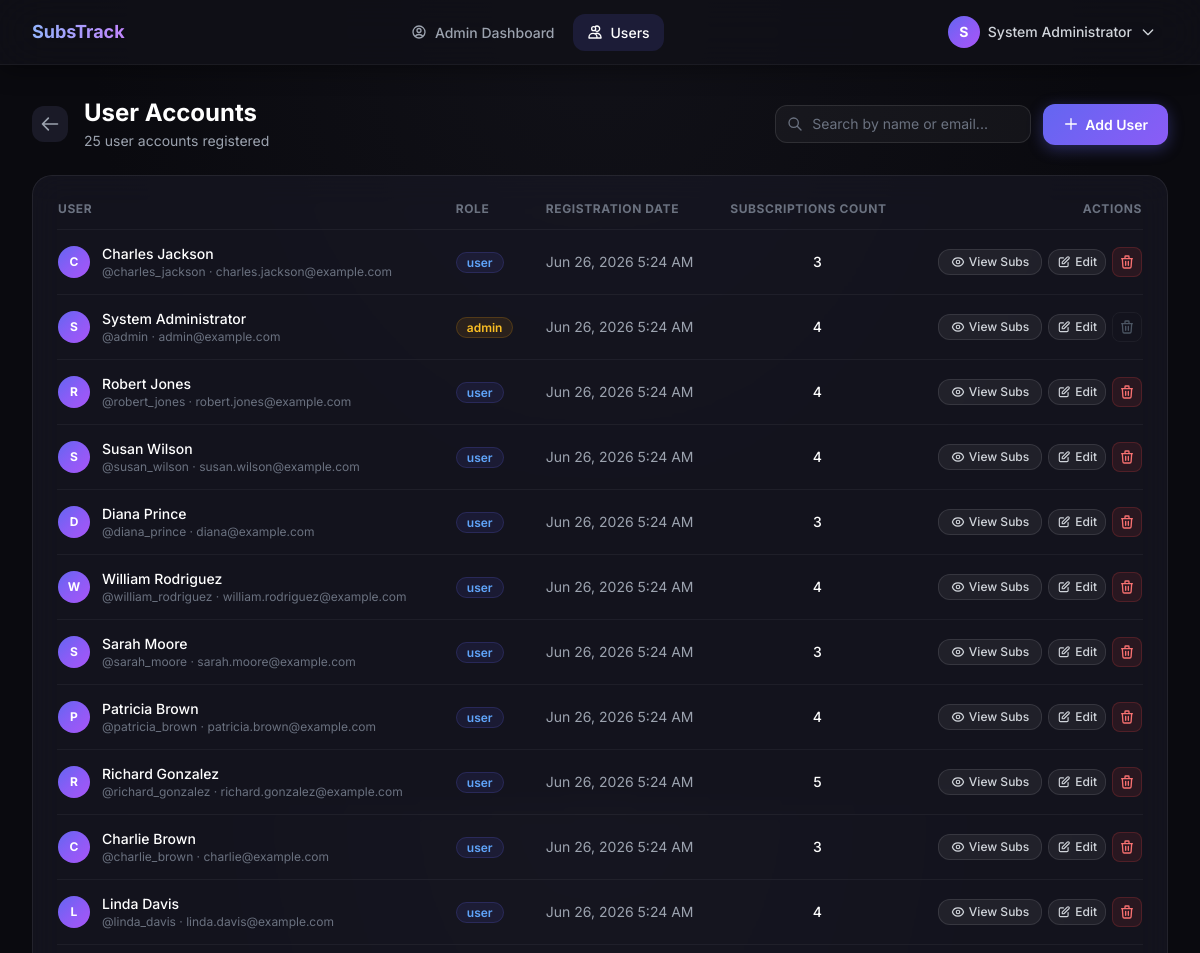
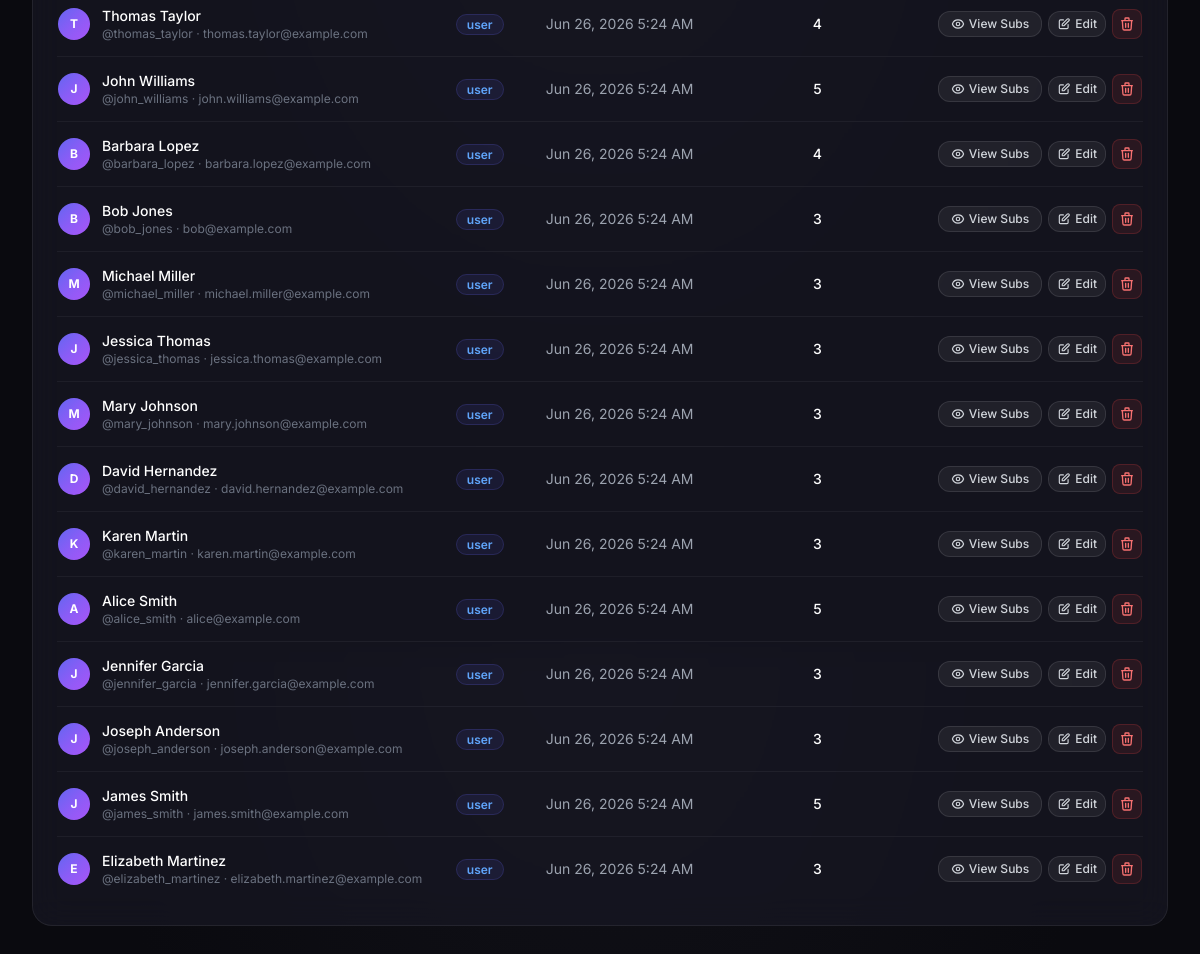
The app's page /admin/users (signed in) with its own data (2 pictures, top to bottom).
### tables this page shows
CREATE TABLE IF NOT EXISTS users (
    id           INT UNSIGNED    NOT NULL AUTO_INCREMENT,
    username     VARCHAR(50)     NOT NULL,
    full_name    VARCHAR(100)    NOT NULL,
    email        VARCHAR(150)    NOT NULL,
    password     VARCHAR(255)    NOT NULL,
    role         ENUM('admin','user') NOT NULL DEFAULT 'user',
    created_at   TIMESTAMP       NOT NULL DEFAULT CURRENT_TIMESTAMP,
    updated_at   TIMESTAMP       NOT NULL DEFAULT CURRENT_TIMESTAMP ON UPDATE CURRENT_TIMESTAMP,
    PRIMARY KEY (id),
    UNIQUE KEY uq_users_email    (email),
    UNIQUE KEY uq_users_username (username)
);

### controllers/AdminController.php (called while the page is built, shortened)
<?php
require_once dirname(__DIR__) . '/models/User.php';
require_once dirname(__DIR__) . '/models/Subscription.php';
require_once __DIR__ . '/Session.php';
class AdminController
{
    private User $userModel;
    public function __construct()
    {
        $this->userModel = new User();
    }
    public function users(): void
    {
        $query = trim($_GET['q'] ?? '');
        if ($query !== '') {
            $users = $this->userModel->searchUsers($query);
        } else {
            $users = $this->userModel->getAll();
        }
        require_once dirname(__DIR__) . '/views/admin/users.php';
    }
}

### config/database.php (called while the page is built, shortened)
<?php
class Database
{
    private static ?PDO $instance = null;
    public static function getInstance(): PDO
    {
        if (self::$instance === null) {
            $host    = $_ENV['DB_HOST']    ?? '127.0.0.1';
            $port    = $_ENV['DB_PORT']    ?? '3306';
            $dbname  = $_ENV['DB_NAME']    ?? 'subscription_tracker';
            $user    = $_ENV['DB_USER']    ?? 'root';
            $pass    = $_ENV['DB_PASS']    ?? '';
            $charset = $_ENV['DB_CHARSET'] ?? 'utf8mb4';
            $dsn = "mysql:host={$host};port={$port};dbname={$dbname};charset={$charset}";
            $options = [
                PDO::ATTR_ERRMODE            => PDO::ERRMODE_EXCEPTION,
                PDO::ATTR_DEFAULT_FETCH_MODE => PDO::FETCH_ASSOC,
                PDO::ATTR_EMULATE_PREPARES   => false,
                PDO::MYSQL_ATTR_FOUND_ROWS   => true,
                PDO::ATTR_TIMEOUT            => 5,
            ];
            try {
                self::$instance = new PDO($dsn, $user, $pass, $options);
            } catch (PDOException $e) {
                error_log('[Database] Connection failed: ' . $e->getMessage());
                die(json_encode(['error' => 'Database connection failed. Please try again later.']));
            }
        }
        return self::$instance;
    }
}

### models/User.php (called while the page is built, shortened)
<?php
require_once dirname(__DIR__) . '/config/database.php';
class User
{
    private PDO $db;
    public function __construct()
    {
        $this->db = Database::getInstance();
    }
    public function getAll(): array
    {
        $stmt = $this->db->prepare(
            'SELECT u.id, u.username, u.full_name, u.email, u.role, u.created_at, COUNT(s.id) AS subscription_count
             FROM users u
             LEFT JOIN subscriptions s ON u.id = s.user_id
             GROUP BY u.id
             ORDER BY u.created_at DESC'
        );
        $stmt->execute();
        return $stmt->fetchAll();
    }
}

### controllers/Session.php (called while the page is built, shortened)
<?php
class Session
{
    public static function get(string $key, mixed $default = null): mixed
    {
        return $_SESSION[$key] ?? $default;
    }
}

### views/admin/users.php (the view, shortened to what this page needs)
<?php
$users           = $users ?? [];
$query           = $query ?? '';
require_once __DIR__ . '/../layout/header.php';
require_once __DIR__ . '/../layout/navbar.php';
$loggedInAdminId = (int) \Session::get('user_id');
?>
<div class="min-h-screen">
    <main class="max-w-7xl mx-auto px-4 sm:px-6 lg:px-8 py-8 space-y-6">
        <div class="flex flex-col sm:flex-row sm:items-center sm:justify-between gap-4">
            <div class="flex items-center gap-4">
                <a href="/admin"
                   class="p-2 rounded-xl bg-surface-700 hover:bg-surface-600 text-gray-400 hover:text-white transition-all duration-200"
                   aria-label="Go back">
                    <svg class="w-5 h-5" fill="none" viewBox="0 0 24 24" stroke="currentColor">
                        <path stroke-linecap="round" stroke-linejoin="round" stroke-width="2" d="M10 19l-7-7m0 0l7-7m-7 7h18"/>
                    </svg>
                </a>
                <div>
                    <h1 class="text-2xl font-bold text-white">User Accounts</h1>
                    <p class="text-gray-400 text-sm mt-0.5"><?= count($users) ?> user accounts registered</p>
                </div>
            </div>
            <div class="flex items-center gap-3 w-full sm:w-auto">
                <form method="GET" action="/admin/users" class="relative flex-1 sm:flex-initial">
                    <span class="absolute left-3 top-1/2 -translate-y-1/2 text-gray-500">
                        <svg class="w-4 h-4" fill="none" viewBox="0 0 24 24" stroke="currentColor">
                            <path stroke-linecap="round" stroke-linejoin="round" stroke-width="2" d="M21 21l-6-6m2-5a7 7 0 11-14 0 7 7 0 0114 0z" />
                        </svg>
                    </span>
                    <input type="text" name="q" placeholder="Search by name or email..."
                        value="<?= htmlspecialchars($query ?? '', ENT_QUOTES) ?>"
                        class="form-input pl-9 py-2 text-sm w-full sm:w-64 focus:w-80 transition-all duration-300" />
                </form>
                <a href="/admin/users/create" class="btn-primary whitespace-nowrap">
                    <svg class="w-4 h-4 mr-1.5 inline" fill="none" viewBox="0 0 24 24" stroke="currentColor">
                        <path stroke-linecap="round" stroke-linejoin="round" stroke-width="2" d="M12 4v16m8-8H4" />
                    </svg>
                    Add User
                </a>
            </div>
        </div>
        <div class="glass-card p-6">
            <?php if (empty($users)): ?>
                <div class="flex flex-col items-center justify-center py-16 text-center">
                    <div class="w-16 h-16 rounded-full bg-surface-600 flex items-center justify-center mb-4">
                        <svg class="w-8 h-8 text-gray-500" fill="none" viewBox="0 0 24 24" stroke="currentColor">
                            <path stroke-linecap="round" stroke-linejoin="round" stroke-width="2" d="M12 4.354a4 4 0 110 5.292M15 21H3v-1a6 6 0 0112 0v1zm0 0h6v-1a6 6 0 00-9-5.197M13 7a3 3 0 11-6 0 3 3 0 016 0z" />
                        </svg>
                    </div>
                    <h3 class="text-white font-medium">No users found</h3>
                    <p class="text-gray-500 text-xs mt-1">Try resetting your search query.</p>
                    <a href="/admin/users" class="btn-secondary text-xs mt-4">Reset Filter</a>
                </div>
            <?php else: ?>
                <div class="overflow-x-auto">
                    <table class="w-full text-left border-collapse">
                        <thead>
                            <tr class="border-b border-white/5 text-xs text-gray-500 uppercase tracking-wider font-semibold">
                                <th class="pb-3 pr-4 cursor-pointer select-none hover:text-white transition-colors duration-150 sort-header group" data-sort="name">
                                    <div class="flex items-center gap-1.5">
                                        <span>User</span>
                                    </div>
                                </th>
                                <th class="pb-3 px-4 cursor-pointer select-none hover:text-white transition-colors duration-150 sort-header group" data-sort="role">
                                    <div class="flex items-center gap-1.5">
                                        <span>Role</span>
                                    </div>
                                </th>
                                <th class="pb-3 px-4 cursor-pointer select-none hover:text-white transition-colors duration-150 sort-header group" data-sort="registrationDate">
                                    <div class="flex items-center gap-1.5">
                                        <span>Registration Date</span>
                                    </div>
                                </th>
                                <th class="pb-3 px-4 cursor-pointer select-none hover:text-white transition-colors duration-150 sort-header group" data-sort="subscriptionsCount">
                                    <div class="flex items-center justify-center gap-1.5">
                                        <span>Subscriptions Count</span>
                                    </div>
                                </th>
                                <th class="pb-3 pl-4 text-right">Actions</th>
                            </tr>
                        </thead>
                        <tbody class="divide-y divide-white/5 text-sm">
                            <?php foreach ($users as $u): ?>
                                <tr class="hover:bg-white/[0.01] transition-colors duration-150"
                                    data-name="<?= htmlspecialchars($u['full_name'], ENT_QUOTES) ?>"
                                    data-role="<?= htmlspecialchars($u['role'], ENT_QUOTES) ?>"
                                    data-date="<?= htmlspecialchars($u['created_at'], ENT_QUOTES) ?>"
                                    data-subs="<?= (int)$u['subscription_count'] ?>">
                                    <td class="py-3.5 pr-4 flex items-center gap-3">
                                        <div class="w-8 h-8 rounded-full bg-gradient-brand flex items-center justify-center text-xs font-bold text-white">
                                            <?= htmlspecialchars(strtoupper(substr($u['full_name'], 0, 1)), ENT_QUOTES) ?>
                                        </div>
                                        <div class="min-w-0">
                                            <p class="font-medium text-white truncate"><?= htmlspecialchars($u['full_name'], ENT_QUOTES) ?></p>
                                            <p class="text-xs text-gray-500 truncate">@<?= htmlspecialchars($u['username'], ENT_QUOTES) ?> · <?= htmlspecialchars($u['email'], ENT_QUOTES) ?></p>
                                        </div>
                                    </td>
                                    <td class="py-3.5 px-4">
                                        <span class="text-xs font-semibold px-2.5 py-0.5 rounded-full border <?= $u['role'] === 'admin' ? 'bg-amber-500/10 border-amber-500/20 text-amber-400' : 'bg-brand-500/10 border-brand-500/20 text-brand-400' ?>">
                                            <?= htmlspecialchars($u['role'], ENT_QUOTES) ?>
                                        </span>
                                    </td>
                                    <td class="py-3.5 px-4 text-gray-400">
                                        <?= date('M j, Y g:i A', strtotime($u['created_at'])) ?>
                                    </td>
                                    <td class="py-3.5 px-4 text-center text-white font-medium">
                                        <?= (int)$u['subscription_count'] ?>
                                    </td>
                                    <td class="py-3.5 pl-4 text-right">
                                        <div class="flex items-center justify-end gap-1.5">
                                            <a href="/admin/users/<?= $u['id'] ?>/subscriptions"
                                                class="btn-secondary py-1 px-3 text-xs flex items-center gap-1">
                                                View Subs
                                            </a>
                                            <a href="/admin/users/<?= $u['id'] ?>/edit"
                                                class="btn-secondary py-1 px-2 text-xs flex items-center gap-1">
                                                <svg class="w-3.5 h-3.5" fill="none" viewBox="0 0 24 24" stroke="currentColor">
                                                    <path stroke-linecap="round" stroke-linejoin="round" stroke-width="2" d="M11 5H6a2 2 0 00-2 2v11a2 2 0 002 2h11a2 2 0 002-2v-5m-1.414-9.414a2 2 0 112.828 2.828L11.828 15H9v-2.828l8.586-8.586z" />
                                                </svg>
                                                Edit
                                            </a>
                                            <?php if ($u['id'] !== $loggedInAdminId): ?>
                                                <form method="POST" action="/admin/users/<?= $u['id'] ?>/delete"
                                                    class="inline-block delete-confirm-form"
                                                    data-confirm="Are you sure you want to permanently delete user &quot;<?= htmlspecialchars($u['username'], ENT_QUOTES) ?>&quot;?<br/><br/>This will also cascade delete all subscriptions and email alerts for this account!">
                                                    <button type="submit"
                                                        class="flex items-center justify-center p-1.5 rounded-lg bg-red-500/10 hover:bg-red-500/20 text-red-400 border border-red-500/20 hover:border-red-500/40 transition-all duration-200">
                                                        <svg class="w-4 h-4" fill="none" viewBox="0 0 24 24" stroke="currentColor">
                                                            <path stroke-linecap="round" stroke-linejoin="round" stroke-width="2" d="M19 7l-.867 12.142A2 2 0 0116.138 21H7.862a2 2 0 01-1.995-1.858L5 7m5 4v6m4-6v6m1-10V4a1 1 0 00-1-1h-4a1 1 0 00-1 1v3M4 7h16" />
                                                        </svg>
                                                    </button>
                                                </form>
                                            <?php else: ?>
                                                <span class="p-1.5 text-gray-600 cursor-not-allowed border border-white/5 rounded-lg" title="Cannot delete yourself">
                                                    <svg class="w-4 h-4" fill="none" viewBox="0 0 24 24" stroke="currentColor">
                                                        <path stroke-linecap="round" stroke-linejoin="round" stroke-width="2" d="M19 7l-.867 12.142A2 2 0 0116.138 21H7.862a2 2 0 01-1.995-1.858L5 7m5 4v6m4-6v6m1-10V4a1 1 0 00-1-1h-4a1 1 0 00-1 1v3M4 7h16" />
                                                    </svg>
                                                </span>
                                            <?php endif; ?>
                                        </div>
                                    </td>
                                </tr>
                            <?php endforeach; ?>
                        </tbody>
                    </table>
                </div>
            <?php endif; ?>
        </div>
    </main>
</div>
<?php require_once __DIR__ . '/../layout/footer.php'; ?>

### records on screen
users: full_name "C", full_name "Charles Jackson", username "charles_jackson", email "charles.jackson@example.com", role "user", created_at "Jun 26, 2026 5:24 AM", subscription_count "3"
users: full_name "S", full_name "System Administrator", username "admin", email "admin@example.com", role "admin", created_at "Jun 26, 2026 5:24 AM", subscription_count "4"
users: full_name "R", full_name "Robert Jones", username "robert_jones", email "robert.jones@example.com", role "user", created_at "Jun 26, 2026 5:24 AM", subscription_count "4"
users: full_name "S", full_name "Susan Wilson", username "susan_wilson", email "susan.wilson@example.com", role "user", created_at "Jun 26, 2026 5:24 AM", subscription_count "4"
users: full_name "D", full_name "Diana Prince", username "diana_prince", email "diana@example.com", role "user", created_at "Jun 26, 2026 5:24 AM", subscription_count "3"
users: full_name "W", full_name "William Rodriguez", username "william_rodriguez", email "william.rodriguez@example.com", role "user", created_at "Jun 26, 2026 5:24 AM", subscription_count "4"
users: full_name "S", full_name "Sarah Moore", username "sarah_moore", email "sarah.moore@example.com", role "user", created_at "Jun 26, 2026 5:24 AM", subscription_count "3"
users: full_name "P", full_name "Patricia Brown", username "patricia_brown", email "patricia.brown@example.com", role "user", created_at "Jun 26, 2026 5:24 AM", subscription_count "4"
users: full_name "R", full_name "Richard Gonzalez", username "richard_gonzalez", email "richard.gonzalez@example.com", role "user", created_at "Jun 26, 2026 5:24 AM", subscription_count "5"
users: full_name "C", full_name "Charlie Brown", username "charlie_brown", email "charlie@example.com", role "user", created_at "Jun 26, 2026 5:24 AM", subscription_count "3"
users: full_name "L", full_name "Linda Davis", username "linda_davis", email "linda.davis@example.com", role "user", created_at "Jun 26, 2026 5:24 AM", subscription_count "4"
users: full_name "T", full_name "Thomas Taylor", username "thomas_taylor", email "thomas.taylor@example.com", role "user", created_at "Jun 26, 2026 5:24 AM", subscription_count "4"
users: full_name "J", full_name "John Williams", username "john_williams", email "john.williams@example.com", role "user", created_at "Jun 26, 2026 5:24 AM", subscription_count "5"
users: full_name "B", full_name "Barbara Lopez", username "barbara_lopez", email "barbara.lopez@example.com", role "user", created_at "Jun 26, 2026 5:24 AM", subscription_count "4"
users: full_name "B", full_name "Bob Jones", username "bob_jones", email "bob@example.com", role "user", created_at "Jun 26, 2026 5:24 AM", subscription_count "3"
users: full_name "M", full_name "Michael Miller", username "michael_miller", email "michael.miller@example.com", role "user", created_at "Jun 26, 2026 5:24 AM", subscription_count "3"
users: full_name "J", full_name "Jessica Thomas", username "jessica_thomas", email "jessica.thomas@example.com", role "user", created_at "Jun 26, 2026 5:24 AM", subscription_count "3"
users: full_name "M", full_name "Mary Johnson", username "mary_johnson", email "mary.johnson@example.com", role "user", created_at "Jun 26, 2026 5:24 AM", subscription_count "3"
users: full_name "D", full_name "David Hernandez", username "david_hernandez", email "david.hernandez@example.com", role "user", created_at "Jun 26, 2026 5:24 AM", subscription_count "3"
users: full_name "K", full_name "Karen Martin", username "karen_martin", email "karen.martin@example.com", role "user", created_at "Jun 26, 2026 5:24 AM", subscription_count "3"
users: full_name "A", full_name "Alice Smith", username "alice_smith", email "alice@example.com", role "user", created_at "Jun 26, 2026 5:24 AM", subscription_count "5"
users: full_name "J", full_name "Jennifer Garcia", username "jennifer_garcia", email "jennifer.garcia@example.com", role "user", created_at "Jun 26, 2026 5:24 AM", subscription_count "3"
users: full_name "J", full_name "Joseph Anderson", username "joseph_anderson", email "joseph.anderson@example.com", role "user", created_at "Jun 26, 2026 5:24 AM", subscription_count "3"
users: full_name "J", full_name "James Smith", username "james_smith", email "james.smith@example.com", role "user", created_at "Jun 26, 2026 5:24 AM", subscription_count "5"
users: full_name "E", full_name "Elizabeth Martinez", username "elizabeth_martinez", email "elizabeth.martinez@example.com", role "user", created_at "Jun 26, 2026 5:24 AM", subscription_count "3"

### other values on screen
substr($currentFullName, 0, 1) "S"
$currentFullName "System Administrator"
count($users) "25"
